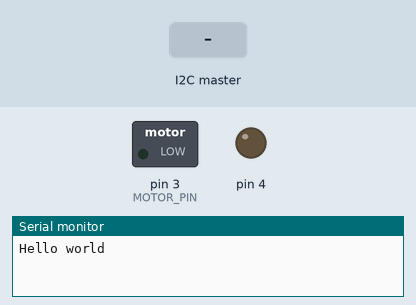
The sketch below on a simulated Arduino Uno, built with avr-gcc and run on an emulated ATmega328P. Parts: switched loads named in the sketch (green lamp = pin HIGH), output pins drawn as LEDs (lit = HIGH), the last lines printed to the serial monitor. The inputs (shaded band) are chosen by the test bench.

Above: at 1.2 s.
1.3 s: the I2C master sends the byte 1
At 1.7 s:
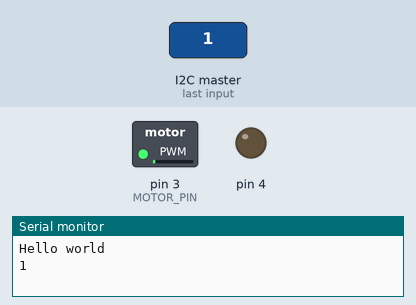
2.8 s: the I2C master sends the byte 90
At 4.0 s:
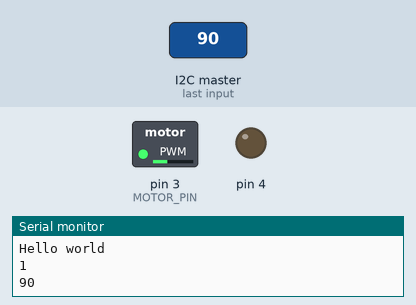
4.3 s: the I2C master sends the byte 200
At 5.2 s:
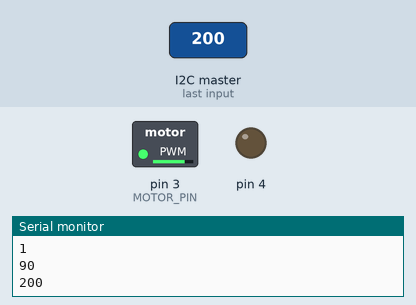
Timing chart, 0 to 7.3 s (numbered marks = the images above; inputs shaded):
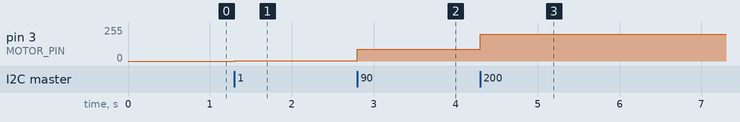

The sketch:

i2c.ino
```cpp
// Arduino i2c code: https://www.arduino.cc/en/Tutorial/MasterWriter
// I2C functions reference: https://www.arduino.cc/en/Reference/Wire

#include <Wire.h>

const int MOTOR_PIN = 3;
const int BLINK_PIN = 13;
void setup() {
  // put your setup code here, to run once:
  Wire.begin(0x28);

  Wire.onReceive(parseReceive);
  Wire.onRequest(parseRequest);
  pinMode(MOTOR_PIN, OUTPUT);
  pinMode(4, OUTPUT);


  Serial.begin(9600);
  while(!Serial) {}
  Serial.println("Hello world");

  while(Wire.available()) {
    char c = Wire.read();
    Serial.println(c);
  }

}

void loop() {
  // put your main code here, to run repeatedly:
  digitalWrite(BLINK_PIN, HIGH);
  delay(1000);
  digitalWrite(BLINK_PIN, LOW);
  delay(1000);
}

void parseReceive(int numBytes) {
  while(Wire.available()) {
    int c = Wire.read();
    Serial.println(c);
    analogWrite(MOTOR_PIN, c);
  }
}

void parseRequest() {
  while(Wire.available()) {
    int c = Wire.read();
    Serial.println(c);
    analogWrite(MOTOR_PIN, c);
  }
  Wire.write(42);
}
```

Measured:
- after the input at 1.3 s, pin 3 (MOTOR_PIN): 0/255 → 1/255 at once
- after the input at 2.8 s, pin 3 (MOTOR_PIN): 1/255 → 90/255 at once
- after the input at 4.3 s, pin 3 (MOTOR_PIN): 90/255 → 200/255 at once
